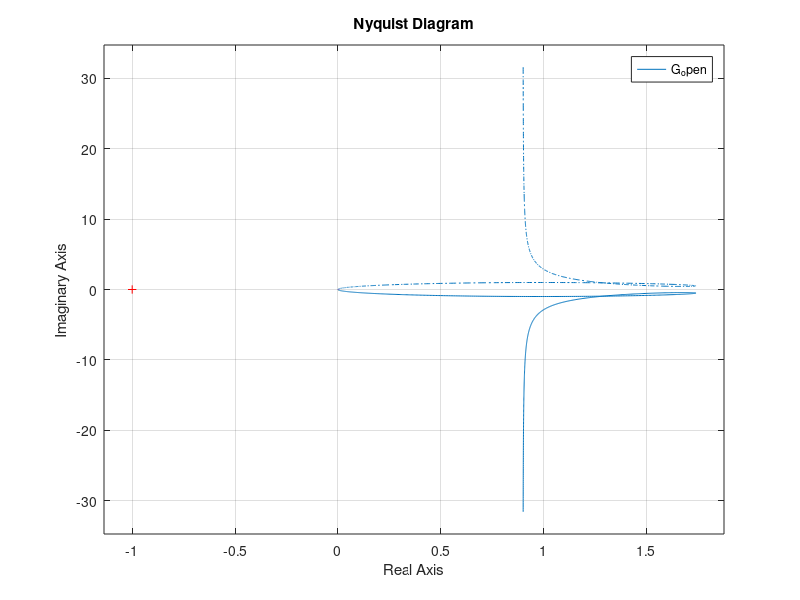
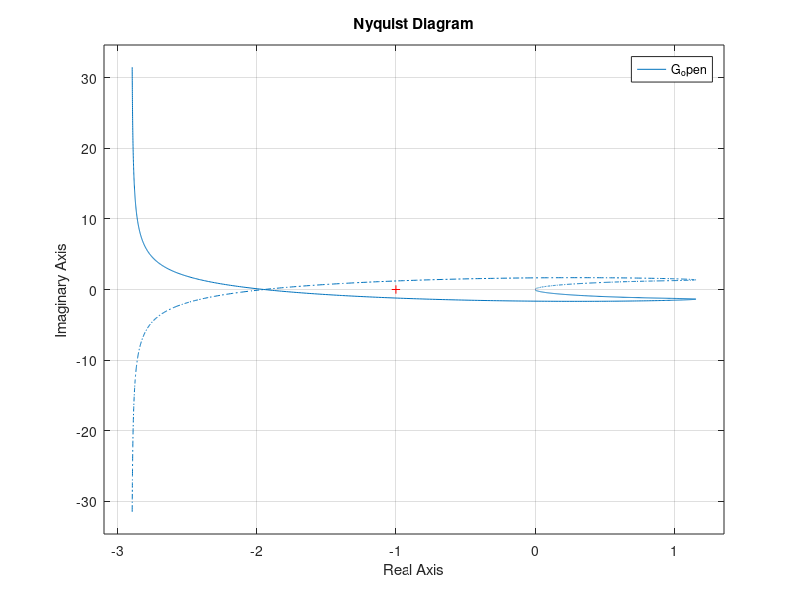
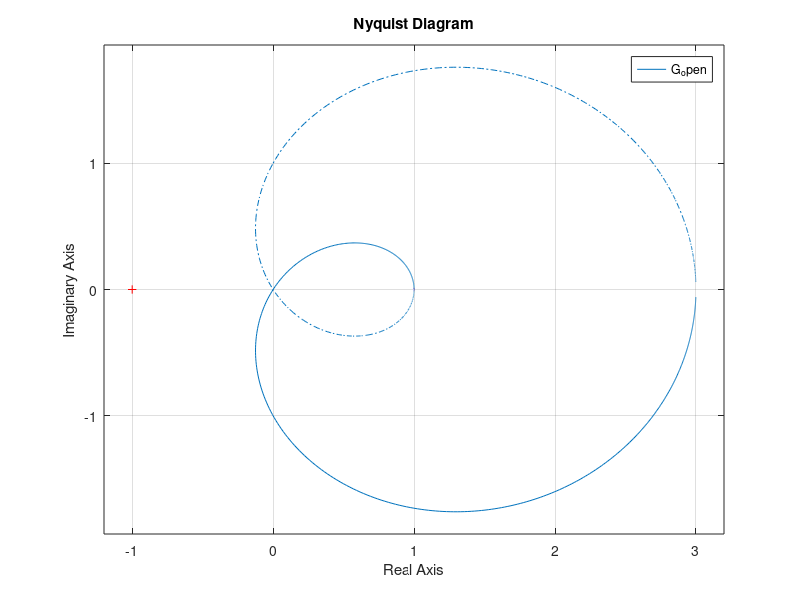
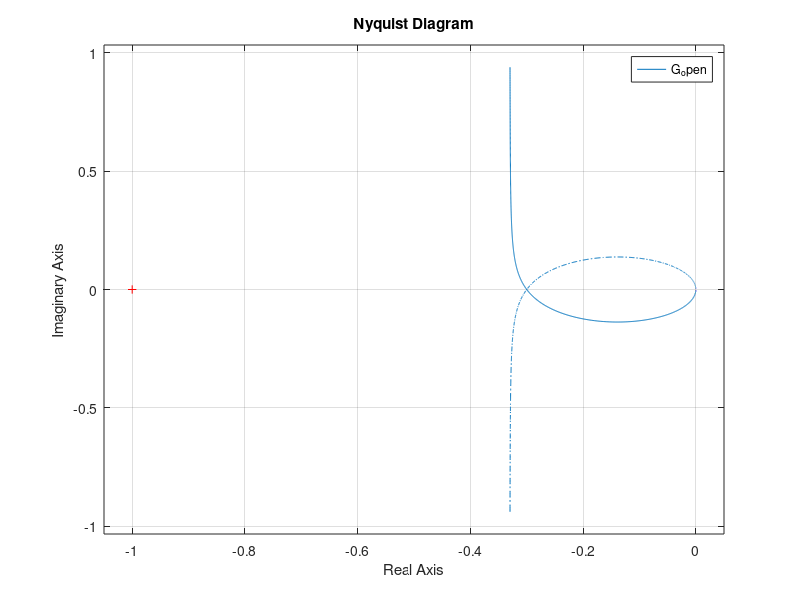

These figures' MATLAB source, in order: (Note: this script raises an error after producing the figures.)
%% Question 1 %%

G = 1;
s = tf('s');

G_open   = G*(20*(s^2+s+0.5))/(s*(s+1)*(s+10))
G_closed = feedback(G_open,1);

figure(1);
nyquist(G_open);
% pzmap(G_closed);

%%

G = 1;
s = tf('s');

G_open = G*(20*(s^2+s+0.5))/(s*(s-1)*(s+10))
G_closed = feedback(G_open,1);

figure(2);
nyquist(G_open);
% pzmap(G_closed);

%%

G = 1;
s = tf('s');

G_open = G*(s^2+3)/((s+1)^2)
G_closed = feedback(G_open,1);

figure(3);
nyquist(G_open);
% pzmap(G_closed);

%%

G = 1;
s = tf('s');

G_open = G*(3*(s+1))/(s*(s-10));
G_closed = feedback(G_open,1);

figure(4);
nyquist(G_open);
% pzmap(G_closed);

%% Question 2 %%
clc
clear

s = tf('s');

G_open = (4/(s+2));
G_open.IODelay = 0.2;

figure(1);
nyquist(G_open);

%%

P = 2.294; % system with my gain corsses real at -0.436, so the gain needed to make unstable is -1/-0.436
G_closed_stable = feedback(G_open, 1);
G_closed_unstable = feedback(G_open, P);


figure(2);
step(G_closed_stable);
title("Closed loop step fucntion stable");
legend("P=1");

figure(3);
step(G_closed_unstable);
title("Closed loop step fucntion unstable");
legend("P = 2.294");

%%

s = tf('s');

G_open = (4/(s+2));
G_open.IODelay = 0.61;

G_closed_unstable = feedback(G_open, 1);

figure(1);
step(G_closed_unstable);
title("Closed loop step fucntion unstable");
legend("Delay = 0.61");

figure(2);
nyquist(G_open);
legend("Delay = 0.61");

